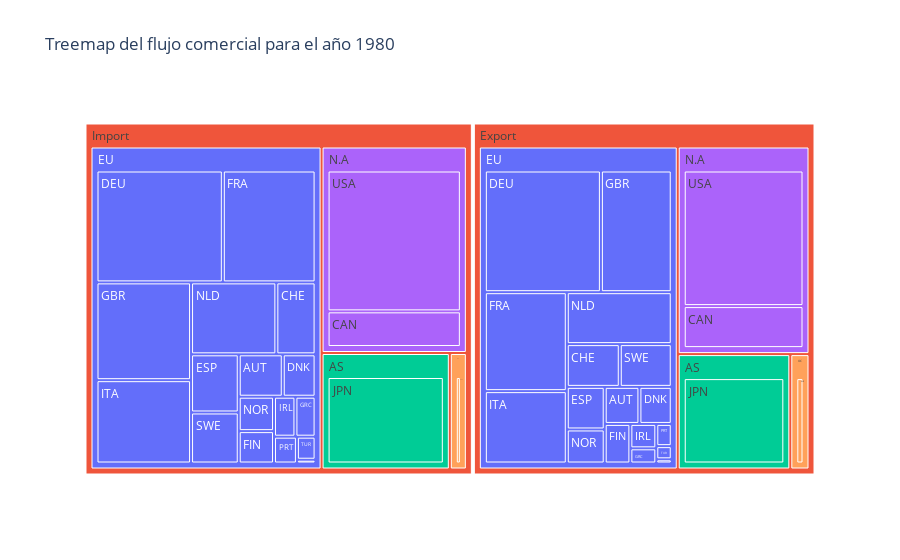

The notebook cell this image was saved under:
### Code cell
fig = px.treemap(df, path=['flow', 'continent1', 'country1'], values='amount', color = "continent1", title = " Treemap del flujo comercial para el año 1980")

fig.show()

### Figure 1 — Plotly figure (JSON) as saved in the notebook; plotly's stock layout.template omitted (floating-point values rounded to 4 significant figures)
{"data": [{"branchvalues": "total", "customdata": [["EU"], ["EU"], ["EU"], ["(?)"], ["AS"], ["AS"], ["AS"], ["EU"], ["EU"], ["N.A"], ["EU"], ["EU"], ["OC"], ["OC"], ["EU"], ["EU"], ["AS"], ["EU"], ["EU"], ["EU"], ["EU"], ["EU"], ["EU"], ["N.A"], ["N.A"], ["AS"], ["AS"], ["N.A"], ["OC"], ["OC"], ["EU"], ["EU"], ["(?)"], ["EU"], ["OC"], ["EU"], ["EU"], ["EU"], ["N.A"], ["N.A"], ["EU"], ["EU"], ["EU"], ["EU"], ["EU"], ["EU"], ["EU"], ["EU"], ["EU"], ["EU"], ["EU"], ["EU"], ["EU"], ["EU"], ["EU"], ["EU"], ["EU"], ["EU"], ["EU"], ["N.A"], ["EU"], ["EU"], ["N.A"], ["EU"], ["EU"], ["EU"], ["EU"], ["EU"], ["EU"], ["OC"]], "domain": {"x": [0, 1], "y": [0, 1]}, "hovertemplate": "labels=%{label}<br>amount=%{value}<br>parent=%{parent}<br>id=%{id}<br>continent1=%{customdata[0]}<extra></extra>", "ids": ["Export/EU/ITA", "Import/EU/CZE", "Import/EU/SVK", "Export", "Import/AS/JPN", "Export/AS/KOR", "Import/AS/KOR", "Export/EU/LUX", "Import/EU/LUX", "Export/N.A/MEX", "Import/EU/NLD", "Import/EU/NOR", "Export/OC/NZL", "Import/OC/NZL", "Export/EU/POL", "Import/EU/POL", "Export/AS/JPN", "Import/EU/ITA", "Export/EU/SVK", "Export/EU/SWE", "Import/EU/SWE", "Export/EU/TUR", "Import/EU/TUR", "Export/N.A/USA", "Import/N.A/USA", "Export/AS", "Import/AS", "Export/N.A", "Export/OC", "Import/OC", "Export/EU/PRT", "Import/EU/PRT", "Import", "Export/EU/ISL", "Import/OC/AUS", "Import/EU/AUT", "Export/EU/BEL", "Import/EU/BEL", "Export/N.A/CAN", "Import/N.A/CAN", "Export/EU/CHE", "Import/EU/CHE", "Export/EU/CZE", "Export/EU/DEU", "Import/EU/DEU", "Export/EU/DNK", "Import/EU/ISL", "Export/EU/ESP", "Import/EU/ESP", "Import/EU/DNK", "Import/EU/FIN", "Import/EU/IRL", "Export/EU/IRL", "Import/EU/HUN", "Export/EU/HUN", "Export/EU/FIN", "Export/EU/GRC", "Import/EU/GRC", "Export/EU/GBR", "Import/N.A/MEX", "Export/EU/NOR", "Export/EU", "Import/N.A", "Export/EU/AUT", "Export/EU/FRA", "Import/EU/GBR", "Export/EU/NLD", "Import/EU", "Import/EU/FRA", "Export/OC/AUS"], "labels": ["ITA", "CZE", "SVK", "Export", "JPN", "KOR", "KOR", "LUX", "LUX", "MEX", "NLD", "NOR", "NZL", "NZL", "POL", "POL", "JPN", "ITA", "SVK", "SWE", "SWE", "TUR", "TUR", "USA", "USA", "AS", "AS", "N.A", "OC", "OC", "PRT", "PRT", "Import", "ISL", "AUS", "AUT", "BEL", "BEL", "CAN", "CAN", "CHE", "CHE", "CZE", "DEU", "DEU", "DNK", "ISL", "ESP", "ESP", "DNK", "FIN", "IRL", "IRL", "HUN", "HUN", "FIN", "GRC", "GRC", "GBR", "MEX", "NOR", "EU", "N.A", "AUT", "FRA", "GBR", "NLD", "EU", "FRA", "AUS"], "marker": {"colors": ["#636efa", "#636efa", "#636efa", "#EF553B", "#00cc96", "#00cc96", "#00cc96", "#636efa", "#636efa", "#ab63fa", "#636efa", "#636efa", "#FFA15A", "#FFA15A", "#636efa", "#636efa", "#00cc96", "#636efa", "#636efa", "#636efa", "#636efa", "#636efa", "#636efa", "#ab63fa", "#ab63fa", "#00cc96", "#00cc96", "#ab63fa", "#FFA15A", "#FFA15A", "#636efa", "#636efa", "#EF553B", "#636efa", "#FFA15A", "#636efa", "#636efa", "#636efa", "#ab63fa", "#ab63fa", "#636efa", "#636efa", "#636efa", "#636efa", "#636efa", "#636efa", "#636efa", "#636efa", "#636efa", "#636efa", "#636efa", "#636efa", "#636efa", "#636efa", "#636efa", "#636efa", "#636efa", "#636efa", "#636efa", "#ab63fa", "#636efa", "#636efa", "#ab63fa", "#636efa", "#636efa", "#636efa", "#636efa", "#636efa", "#636efa", "#FFA15A"]}, "name": "", "parents": ["Export/EU", "Import/EU", "Import/EU", "", "Import/AS", "Export/AS", "Import/AS", "Export/EU", "Import/EU", "Export/N.A", "Import/EU", "Import/EU", "Export/OC", "Import/OC", "Export/EU", "Import/EU", "Export/AS", "Import/EU", "Export/EU", "Export/EU", "Import/EU", "Export/EU", "Import/EU", "Export/N.A", "Import/N.A", "Export", "Import", "Export", "Export", "Import", "Export/EU", "Import/EU", "", "Export/EU", "Import/OC", "Import/EU", "Export/EU", "Import/EU", "Export/N.A", "Import/N.A", "Export/EU", "Import/EU", "Export/EU", "Export/EU", "Import/EU", "Export/EU", "Import/EU", "Export/EU", "Import/EU", "Import/EU", "Import/EU", "Import/EU", "Export/EU", "Import/EU", "Export/EU", "Export/EU", "Export/EU", "Import/EU", "Export/EU", "Import/N.A", "Export/EU", "Export", "Import", "Export/EU", "Export/EU", "Import/EU", "Export/EU", "Import", "Import/EU", "Export/OC"], "type": "treemap", "values": [32798432582, 0, 0, 503489967347, 70121752085, 0, 0, 0, 0, 0, 33496378080, 6621651499, 0, 0, 0, 0, 61251824587, 43004443003, 0, 12285603169, 13283659501, 1125229416, 2347240333, 98440873253, 112370244749, 61251824587, 70121752085, 128947558256, 10431380746, 9309192415, 1895106751, 3353905503, 570623411588, 357926917, 9309192415, 10181029170, 0, 0, 30506685003, 28449470329, 12524138755, 15408851332, 0, 78095853002, 77144115161, 6625343413, 384517169, 8929414417, 15140527501, 7592885585, 6232755667, 4673205082, 3498910837, 0, 0, 5614364249, 2176717085, 4398021667, 47670604502, 0, 7138141747, 302859203758, 140819715078, 7115160498, 44854760584, 50468685751, 30153495834, 350372752010, 56640880006, 10431380746]}], "layout": {"legend": {"tracegroupgap": 0}, "title": {"text": " Treemap del flujo comercial para el año 1980"}}}
